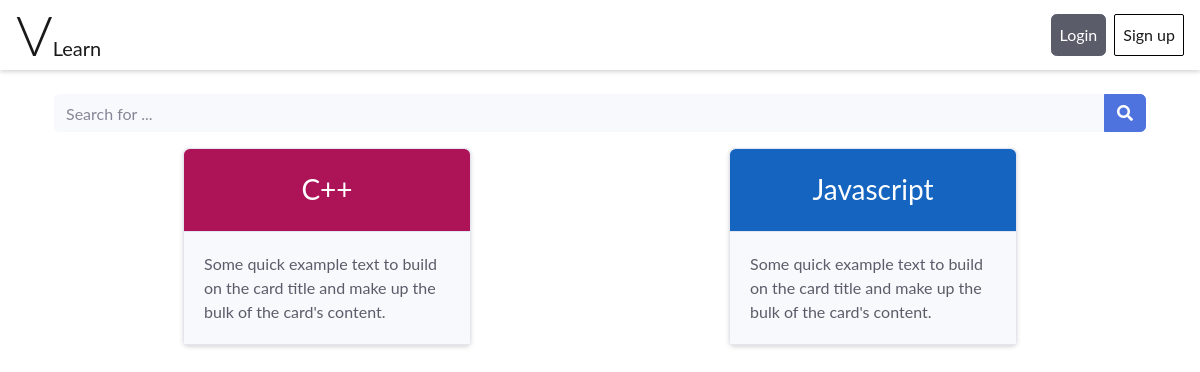
The app's page /, older data.
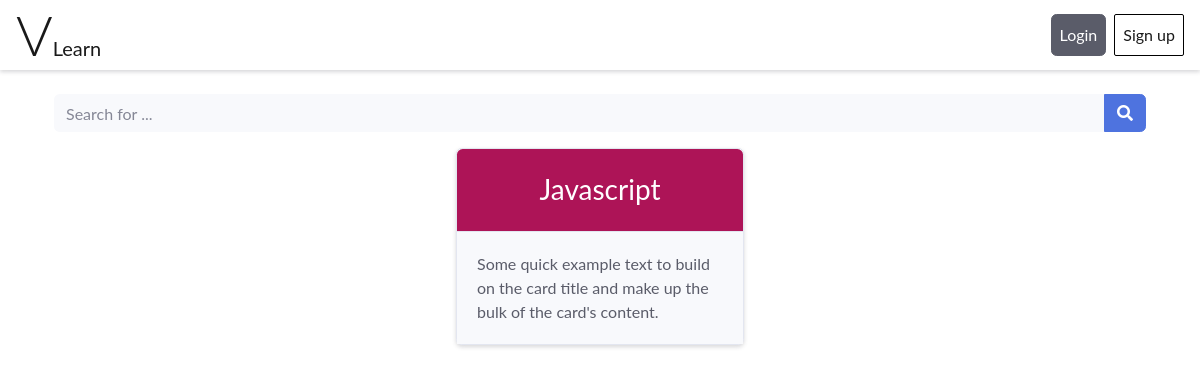
The same page, newer data.
### v_learn/models.py (models this page shows, shortened)
class Course(models.Model):
    course_name = models.CharField(max_length=264, unique=True)

### v_learn/views.py (the view)
# urls.py: path('', views.Homepage, name="homepage"),
def Homepage(request):
    course_table = Course.objects.order_by('course_name')
    my_course_table = {"insert_course_table": course_table}
    return render(request, "Homepage.html", context=my_course_table)

### templates/Homepage.html (shortened to what this page needs)
{% extends "Header-Footer.html" %} {% block content %}
<nav
  class="navbar navbar-light navbar-expand bg-white shadow-sm mb-4 topbar static-top"
>
  <a class="navbar-brand" href="#"><b class="display-4">V</b>Learn</a>
  <div
    class="collapse navbar-collapse justify-content-end"
    id="navbarSupportedContent"
  >
    <div class="navbar-nav">
      <a
        class="nav-item btn btn-dark nav-link text-white mr-2"
        href="./login.html"
        >Login</a
      >
      <a class="nav-item nav-link active" href="./register.html">Sign up</a>
    </div>
  </div>
</nav>
<div class="container">
  <form class="navbar-search ">
    <div class="input-group">
      <input
        class="bg-light form-control border-0 small"
        type="text"
        placeholder="Search for ..."
      />
      <div class="input-group-append">
        <button class="btn btn-primary py-0" type="button">
          <i class="fas fa-search"></i>
        </button>
      </div>
    </div>
  </form>
  <div class="d-flex flex-wrap justify-content-around">
    {% for acc in insert_course_table %}
    <div class="card text-white  m-3 shadow-sm" style="max-width: 18rem;">
      <a
        href="{% url 'templates:detail' %}"
        class="text-white text-decoration-none"
      >
        <h3 class="card-header p-4 text-center rounded-top v-color">
          {{ acc.course_name }}
        </h3>
      </a>
      <div class="card-body bg-light text-dark">
        <p class="card-text">
          Some quick example text to build on the card title and make up the
          bulk of the card's content.
        </p>
      </div>
    </div>
    {% endfor %}
  </div>
</div>
{% endblock %}

Row changes from the older to the newer data that the page shows:
removed Course: course_name "C++"
